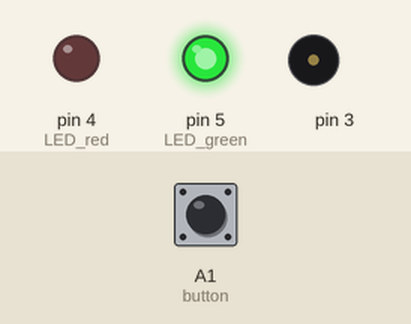
This sketch was run on a simulated Arduino Uno, built with avr-gcc and run on an emulated ATmega328P. Parts: output pins drawn as LEDs (lit = HIGH), buzzer (waves = sounding). Dashed ring = blinking. The inputs (shaded band) are chosen by the test bench; at power-on: A1 (button) HIGH.

Above: at 1.2 s.
1.3 s: A1 (button) pulsed LOW 2 times (0.12 s each, 0.3 s apart)
At 2.0 s:
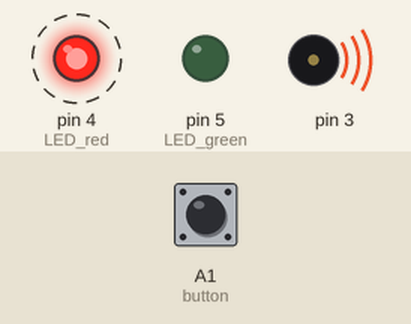
Timing chart, 0 to 10.6 s (numbered marks = the images above; inputs shaded):
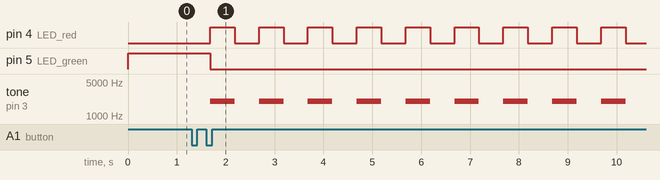

Measured:
- after the input at 1.3 s, pin 4 (LED_red): alternates HIGH for 0.50 s and LOW for 0.50 s, starting after 0.38 s; pin 5 (LED_green): HIGH → LOW after 0.38 s; tone on pin 3: alternates 2000 Hz for 0.50 s and silent for 0.50 s, starting after 0.38 s

The sketch:

AGV_station.ino
```cpp
#include <OneButton.h>
int LED_red = 4;
int LED_green = 5;
boolean button_pressed = false;
OneButton button(A1, false);

// the setup function runs once when you press reset or power the board
void setup() {
  // initialize digital pin LED_BUILTIN as an output.

  pinMode(LED_red, OUTPUT);
  pinMode(LED_green, OUTPUT);
  button.attachClick(singleClick);

}

// the loop function runs over and over again forever
void loop() {
  button.tick();

  digitalWrite(LED_green, HIGH);

  delay(20);
}

void singleClick() {
  while(true){
    digitalWrite(LED_green, LOW);
    digitalWrite(LED_red, HIGH);
    tone(3, 2000, 500);
    delay(500);                       // wait for a second
    digitalWrite(LED_red, LOW);    // turn the LED off by making the voltage LOW
    delay(500);
  }
}
```
